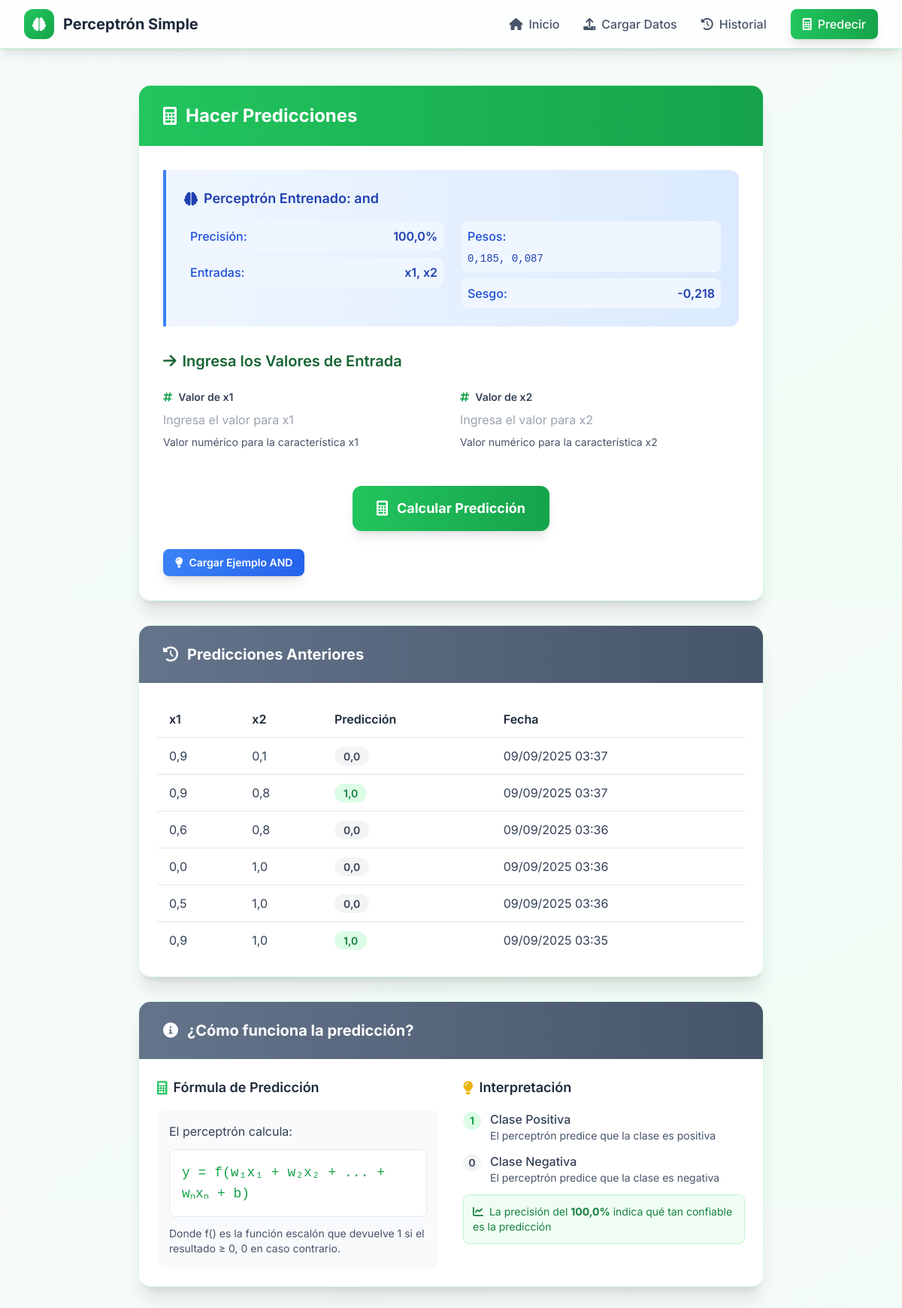
The app's page /hacer-prediccion/3/ with its own data.
### perceptron_app/models.py (models this page shows, shortened)
class PerceptronTraining(models.Model):
    nombre = models.CharField(max_length=100, verbose_name="Nombre del entrenamiento")
    fecha_creacion = models.DateTimeField(auto_now_add=True, verbose_name="Fecha de creación")
    tasa_aprendizaje = models.FloatField(verbose_name="Tasa de aprendizaje")
    iteraciones = models.IntegerField(verbose_name="Número de iteraciones")
    error_maximo = models.FloatField(verbose_name="Error máximo permitido", default=0.1, validators=[MaxValueValidator(0.1)])
    columnas_entrada = models.JSONField(verbose_name="Columnas de entrada")
    columnas_salida = models.JSONField(verbose_name="Columnas de salida")
    pesos_finales = models.JSONField(verbose_name="Pesos finales")
    sesgo_final = models.FloatField(verbose_name="Sesgo final")
    precision = models.FloatField(verbose_name="Precisión final")
    errores_entrenamiento = models.JSONField(verbose_name="Errores por época")
    evolucion_pesos = models.JSONField(verbose_name="Evolución de pesos")
    archivo_datos = models.FileField(upload_to='training_data/', verbose_name="Archivo de datos", null=True, blank=True)
    class Meta:
        verbose_name = "Entrenamiento de Perceptrón"
        verbose_name_plural = "Entrenamientos de Perceptrón"
        ordering = ['-fecha_creacion']

class Prediction(models.Model):
    entrenamiento = models.ForeignKey(PerceptronTraining, on_delete=models.CASCADE,
                               related_name='predicciones', verbose_name="Entrenamiento")
    valores_entrada = models.JSONField(verbose_name="Valores de entrada")
    salida_predicha = models.FloatField(verbose_name="Salida predicha")
    fecha_prediccion = models.DateTimeField(auto_now_add=True, verbose_name="Fecha de predicción")
    class Meta:
        verbose_name = "Predicción"
        verbose_name_plural = "Predicciones"
        ordering = ['-fecha_prediccion']

### perceptron_app/views.py (the view)
# urls.py: path('hacer-prediccion/', views.hacer_prediccion, name='hacer_prediccion'),
def hacer_prediccion(request, training_id=None):
    if training_id:
        training_record = get_object_or_404(PerceptronTraining, id=training_id)
    elif 'training_results' in request.session:
        training_results = request.session['training_results']
        training_record = get_object_or_404(PerceptronTraining, id=training_results['training_id'])
    else:
        messages.warning(request, 'Debes entrenar un perceptrón primero o seleccionar uno del historial.')
        return redirect('perceptron_app:inicio')
    if request.method == 'POST':
        form = PredictionForm(request.POST, input_columns=training_record.columnas_entrada)
        if form.is_valid():
            try:
                valores_entrada = []
                for col in training_record.columnas_entrada:
                    valores_entrada.append(form.cleaned_data[col])
                perceptron = PerceptronSimple()
                perceptron.pesos = np.array(training_record.pesos_finales)
                perceptron.sesgo = training_record.sesgo_final
                prediccion = perceptron.predecir(np.array([valores_entrada], dtype=float))[0]
                Prediction.objects.create(
                    entrenamiento=training_record,
                    valores_entrada=valores_entrada,
                    salida_predicha=prediccion
                )
                messages.success(request, f'Predicción realizada: {prediccion}')
                datos_entrada = {col: form.cleaned_data[col] for col in training_record.columnas_entrada}
                context = {
                    'form': form,
                    'training_record': training_record,
                    'previous_predictions': Prediction.objects.filter(entrenamiento=training_record).order_by('-fecha_prediccion')[:10],
                    'prediction': prediccion,
                    'input_data': datos_entrada
                }
                return render(request, 'perceptron_app/make_prediction.html', context)
            except Exception as e:
                messages.error(request, f'Error al hacer la predicción: {str(e)}')
    else:
        form = PredictionForm(input_columns=training_record.columnas_entrada)
    previous_predictions = Prediction.objects.filter(entrenamiento=training_record).order_by('-fecha_prediccion')[:10]
    context = {
        'form': form,
        'training_record': training_record,
        'previous_predictions': previous_predictions
    }
    return render(request, 'perceptron_app/make_prediction.html', context)

### templates/perceptron_app/make_prediction.html (shortened to what this page needs)
{% extends 'base.html' %}
{% load static %}
{% block content %}
<div class="max-w-4xl mx-auto px-4 sm:px-6 lg:px-8 py-12">
    <div class="bg-white dark:bg-accent-800 rounded-2xl shadow-xl border border-primary-100 dark:border-accent-700 overflow-hidden animate-fadeInUp">
        <div class="bg-gradient-to-r from-green-500 to-green-600 px-8 py-6">
            <h4 class="text-2xl font-bold text-white flex items-center">
                <i class="fas fa-calculator mr-3"></i>Hacer Predicciones
            </h4>
        </div>
        <div class="p-8">
            <div class="bg-gradient-to-r from-blue-50 to-blue-100 dark:from-blue-900/20 dark:to-blue-800/20 border-l-4 border-blue-500 p-6 rounded-r-xl mb-8">
                <h6 class="text-lg font-semibold text-blue-800 dark:text-blue-200 mb-4 flex items-center">
                    <i class="fas fa-brain mr-2"></i>Perceptrón Entrenado: {{ training_record.nombre }}
                </h6>
                <div class="grid grid-cols-1 md:grid-cols-2 gap-6">
                    <div class="space-y-2">
                        <div class="flex justify-between items-center p-2 bg-blue-50 dark:bg-blue-900/30 rounded-lg">
                            <span class="text-blue-700 dark:text-blue-300 font-medium">Precisión:</span>
                            <span class="text-blue-800 dark:text-blue-200 font-semibold">{{ training_record.precision|floatformat:1 }}%</span>
                        </div>
                        <div class="flex justify-between items-center p-2 bg-blue-50 dark:bg-blue-900/30 rounded-lg">
                            <span class="text-blue-700 dark:text-blue-300 font-medium">Entradas:</span>
                            <span class="text-blue-800 dark:text-blue-200 font-semibold">{{ training_record.columnas_entrada|join:", " }}</span>
                        </div>
                    </div>
                    <div class="space-y-2">
                        <div class="p-2 bg-blue-50 dark:bg-blue-900/30 rounded-lg">
                            <span class="text-blue-700 dark:text-blue-300 font-medium block mb-1">Pesos:</span>
                            <span class="text-blue-800 dark:text-blue-200 font-mono text-sm">
                                {% for weight in training_record.pesos_finales %}
                                    {{ weight|floatformat:3 }}{% if not forloop.last %}, {% endif %}
                                {% endfor %}
                            </span>
                        </div>
                        <div class="flex justify-between items-center p-2 bg-blue-50 dark:bg-blue-900/30 rounded-lg">
                            <span class="text-blue-700 dark:text-blue-300 font-medium">Sesgo:</span>
                            <span class="text-blue-800 dark:text-blue-200 font-semibold">{{ training_record.sesgo_final|floatformat:3 }}</span>
                        </div>
                    </div>
                </div>
            </div>
            <form method="post" id="predictionForm" class="space-y-6">
                <h5 class="text-xl font-semibold text-primary-800 dark:text-primary-200 mb-6 flex items-center">
                    <i class="fas fa-arrow-right mr-2"></i>Ingresa los Valores de Entrada
                </h5>
                <div class="grid grid-cols-1 md:grid-cols-2 gap-6">
                    {% for field in form %}
                        <div class="space-y-2">
                            <label for="{{ field.id_for_label }}" class="block text-sm font-semibold text-accent-700 dark:text-accent-300">
                                <i class="fas fa-hashtag mr-2 text-primary-600"></i>{{ field.label }}
                            </label>
                            {{ field }}
                            {% if field.help_text %}
                                <p class="text-sm text-accent-600 dark:text-accent-400">{{ field.help_text }}</p>
                            {% endif %}
                        </div>
                    {% endfor %}
                </div>
                <div class="text-center pt-6">
                    <button type="submit" class="bg-gradient-to-r from-green-500 to-green-600 text-white px-8 py-4 rounded-xl font-bold text-lg hover:from-green-600 hover:to-green-700 transition-all duration-200 flex items-center space-x-3 mx-auto shadow-lg hover:shadow-xl transform hover:scale-105">
                        <i class="fas fa-calculator text-xl"></i>
                        <span>Calcular Predicción</span>
                    </button>
                </div>
            </form>
            </div>
        </div>
        {% if previous_predictions %}
            <div class="mt-8">
                <div class="bg-white dark:bg-accent-800 rounded-2xl shadow-xl border border-primary-100 dark:border-accent-700 overflow-hidden animate-fadeInUp" style="animation-delay: 0.2s;">
                    <div class="bg-gradient-to-r from-accent-500 to-accent-600 px-8 py-6">
                        <h5 class="text-xl font-bold text-white flex items-center">
                            <i class="fas fa-history mr-3"></i>Predicciones Anteriores
                        </h5>
                    </div>
                    <div class="p-6">
                        <div class="overflow-x-auto">
                            <table class="w-full">
                                <thead>
                                    <tr class="border-b border-accent-200 dark:border-accent-600">
                                        {% for col in training_record.columnas_entrada %}
                                            <th class="text-left py-3 px-4 font-semibold text-accent-800 dark:text-accent-200">{{ col }}</th>
                                        {% endfor %}
                                        <th class="text-left py-3 px-4 font-semibold text-accent-800 dark:text-accent-200">Predicción</th>
                                        <th class="text-left py-3 px-4 font-semibold text-accent-800 dark:text-accent-200">Fecha</th>
                                    </tr>
                                </thead>
                                <tbody class="divide-y divide-accent-200 dark:divide-accent-600">
                                    {% for pred in previous_predictions %}
                                        <tr class="hover:bg-accent-50 dark:hover:bg-accent-700/50 transition-colors duration-200">
                                            {% for value in pred.valores_entrada %}
                                                <td class="py-3 px-4 text-accent-700 dark:text-accent-300">{{ value }}</td>
                                            {% endfor %}
                                            <td class="py-3 px-4">
                                                <span class="px-3 py-1 rounded-full text-sm font-semibold {% if pred.salida_predicha == 1 %}bg-green-100 text-green-700 dark:bg-green-900/30 dark:text-green-300{% else %}bg-gray-100 text-gray-700 dark:bg-gray-900/30 dark:text-gray-300{% endif %}">
                                                    {{ pred.salida_predicha }}
                                                </span>
                                            </td>
                                            <td class="py-3 px-4 text-accent-700 dark:text-accent-300">{{ pred.fecha_prediccion|date:"d/m/Y H:i" }}</td>
                                        </tr>
                                    {% endfor %}
                                </tbody>
                            </table>
                        </div>
                    </div>
                </div>
            </div>
        {% endif %}
        <div class="mt-8">
            <div class="bg-white dark:bg-accent-800 rounded-2xl shadow-xl border border-primary-100 dark:border-accent-700 overflow-hidden animate-fadeInUp" style="animation-delay: 0.4s;">
                <div class="bg-gradient-to-r from-accent-500 to-accent-600 px-8 py-6">
                    <h5 class="text-xl font-bold text-white flex items-center">
                        <i class="fas fa-info-circle mr-3"></i>¿Cómo funciona la predicción?
                    </h5>
                </div>
                <div class="p-6">
                    <div class="grid grid-cols-1 md:grid-cols-2 gap-8">
                        <div class="space-y-4">
                            <h6 class="text-lg font-semibold text-accent-800 dark:text-accent-200 flex items-center">
                                <i class="fas fa-calculator mr-2 text-primary-500"></i>Fórmula de Predicción
                            </h6>
                            <div class="bg-accent-50 dark:bg-accent-700/50 rounded-xl p-4">
                                <p class="text-accent-700 dark:text-accent-300 mb-3">
                                    El perceptrón calcula:
                                </p>
                                <div class="bg-white dark:bg-accent-800 rounded-lg p-4 border border-accent-200 dark:border-accent-600">
                                    <code class="text-primary-600 dark:text-primary-400 font-mono text-lg">
                                        y = f(w₁x₁ + w₂x₂ + ... + wₙxₙ + b)
                                    </code>
                                </div>
                                <p class="text-accent-600 dark:text-accent-400 text-sm mt-3">
                                    Donde f() es la función escalón que devuelve 1 si el resultado ≥ 0, 0 en caso contrario.
                                </p>
                            </div>
                        </div>
                        <div class="space-y-4">
                            <h6 class="text-lg font-semibold text-accent-800 dark:text-accent-200 flex items-center">
                                <i class="fas fa-lightbulb mr-2 text-yellow-500"></i>Interpretación
                            </h6>
                            <div class="space-y-3">
                                <div class="flex items-start space-x-3">
                                    <div class="w-6 h-6 bg-green-100 dark:bg-green-900/30 rounded-full flex items-center justify-center flex-shrink-0 mt-0.5">
                                        <span class="text-green-600 dark:text-green-400 font-bold text-sm">1</span>
                                    </div>
                                    <div>
                                        <p class="text-accent-700 dark:text-accent-300 font-medium">Clase Positiva</p>
                                        <p class="text-accent-600 dark:text-accent-400 text-sm">El perceptrón predice que la clase es positiva</p>
                                    </div>
                                </div>
                                <div class="flex items-start space-x-3">
                                    <div class="w-6 h-6 bg-gray-100 dark:bg-gray-900/30 rounded-full flex items-center justify-center flex-shrink-0 mt-0.5">
                                        <span class="text-gray-600 dark:text-gray-400 font-bold text-sm">0</span>
                                    </div>
                                    <div>
                                        <p class="text-accent-700 dark:text-accent-300 font-medium">Clase Negativa</p>
                                        <p class="text-accent-600 dark:text-accent-400 text-sm">El perceptrón predice que la clase es negativa</p>
                                    </div>
                                </div>
                                <div class="bg-primary-50 dark:bg-primary-900/20 rounded-lg p-3 border border-primary-200 dark:border-primary-800">
                                    <p class="text-primary-700 dark:text-primary-300 text-sm">
                                        <i class="fas fa-chart-line mr-1"></i>
                                        La precisión del <strong>{{ training_record.precision|floatformat:1 }}%</strong> indica qué tan confiable es la predicción
                                    </p>
                                </div>
                            </div>
                        </div>
                    </div>
                </div>
            </div>
        </div>
    </div>
{% endblock %}

### records on screen
PerceptronTraining: nombre "and", precision "100,0", columnas_entrada "x1, x2", sesgo_final "-0,218"
Prediction: valores_entrada "0,9" "0,1", salida_predicha "0,0", fecha_prediccion "09/09/2025 03:37"
Prediction: valores_entrada "0,9" "0,8", salida_predicha "1,0", fecha_prediccion "09/09/2025 03:37"
Prediction: valores_entrada "0,6" "0,8", salida_predicha "0,0", fecha_prediccion "09/09/2025 03:36"
Prediction: valores_entrada "0,0" "1,0", salida_predicha "0,0", fecha_prediccion "09/09/2025 03:36"
Prediction: valores_entrada "0,5" "1,0", salida_predicha "0,0", fecha_prediccion "09/09/2025 03:36"
Prediction: valores_entrada "0,9" "1,0", salida_predicha "1,0", fecha_prediccion "09/09/2025 03:35"

### other values on screen
{{ weight|floatformat:3 }} "0,185" "0,087"
{{ field.label }} "Valor de x1" "Valor de x2"
{{ field.help_text }} "Valor numérico para la característica x1" "Valor numérico para la característica x2"
{{ col }} "x1" "x2"
